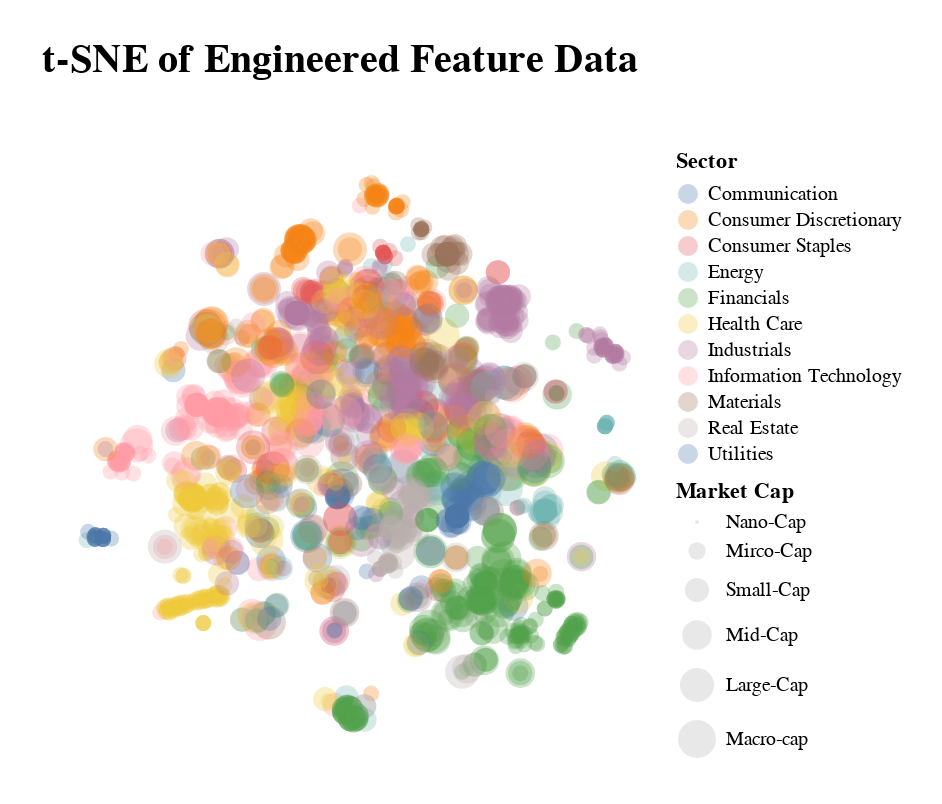

Here is the notebook cell this chart was saved with:
### Code cell
# Let's confirm this is the same as above to make sure our coding is right
plot_cos_chart(perp_models[0])

### Figure 1 — Vega-Lite specification as saved in the notebook (floating-point values rounded to 4 significant figures; data arrays with more than 128 entries replaced by an {"elided": "..."} marker saying what was removed)
{"config": {"view": {"continuousWidth": 300, "continuousHeight": 300, "stroke": null}}, "data": {"name": "data-e6fd914fe7515ccb904d4c9223a3e5c5"}, "mark": {"type": "circle", "opacity": 0.3, "size": 28}, "encoding": {"color": {"field": "Sector", "type": "nominal"}, "size": {"field": "Market Cap", "scale": {"domain": ["Nano-Cap", "Mirco-Cap", "Small-Cap", "Mid-Cap", "Large-Cap", "Macro-cap"]}, "sort": ["Nano-Cap", "Mirco-Cap", "Small-Cap", "Mid-Cap", "Large-Cap", "Macro-cap"], "type": "nominal"}, "tooltip": [{"field": "Sector", "type": "nominal"}, {"field": "Market Cap", "type": "nominal"}], "x": {"axis": null, "field": "tsne1", "title": "", "type": "quantitative"}, "y": {"axis": null, "field": "tsne2", "title": "", "type": "quantitative"}}, "height": 300, "padding": 20, "params": [{"name": "param_5", "select": {"type": "interval", "encodings": ["x", "y"]}, "bind": "scales"}], "title": {"text": "t-SNE of Engineered Feature Data", "fontSize": 20, "offset": 35}, "width": 300, "$schema": "https://vega.github.io/schema/vega-lite/v5.20.1.json", "datasets": {"data-e6fd914fe7515ccb904d4c9223a3e5c5": {"elided": "1910 records"}}}
